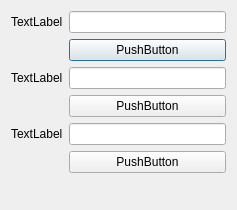
<?xml version="1.0" encoding="UTF-8"?>
<ui version="4.0">
 <class>Dialog</class>
 <widget class="QDialog" name="Dialog">
  <property name="geometry">
   <rect>
    <x>0</x>
    <y>0</y>
    <width>237</width>
    <height>210</height>
   </rect>
  </property>
  <property name="windowTitle">
   <string>Dialog</string>
  </property>
  <layout class="QFormLayout" name="formLayout">
   <item row="0" column="0">
    <widget class="QLabel" name="label">
     <property name="text">
      <string>TextLabel</string>
     </property>
    </widget>
   </item>
   <item row="0" column="1">
    <widget class="QLineEdit" name="lineEdit"/>
   </item>
   <item row="1" column="1">
    <widget class="QPushButton" name="pushButton">
     <property name="text">
      <string>PushButton</string>
     </property>
    </widget>
   </item>
   <item row="2" column="0">
    <widget class="QLabel" name="label_2">
     <property name="text">
      <string>TextLabel</string>
     </property>
    </widget>
   </item>
   <item row="2" column="1">
    <widget class="QLineEdit" name="lineEdit_2"/>
   </item>
   <item row="3" column="1">
    <widget class="QPushButton" name="pushButton_2">
     <property name="text">
      <string>PushButton</string>
     </property>
    </widget>
   </item>
   <item row="4" column="0">
    <widget class="QLabel" name="label_3">
     <property name="text">
      <string>TextLabel</string>
     </property>
    </widget>
   </item>
   <item row="4" column="1">
    <widget class="QLineEdit" name="lineEdit_3"/>
   </item>
   <item row="5" column="1">
    <widget class="QPushButton" name="pushButton_3">
     <property name="text">
      <string>PushButton</string>
     </property>
    </widget>
   </item>
  </layout>
 </widget>
 <resources/>
 <connections/>
</ui>
